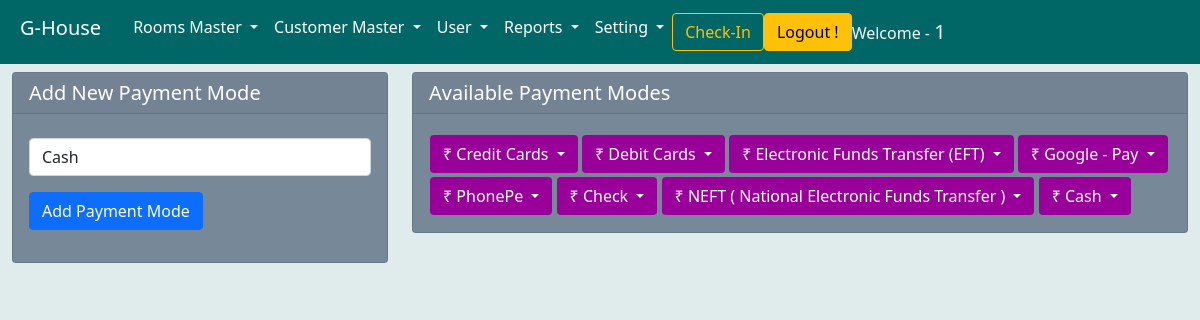
Page /addpaymode/ (signed in) on the committed database.
### ghouse/models.py (models this page shows, shortened)
class paymentmode(models.Model):
    paymethod = models.CharField(max_length=200,default='Cash')
    objects = models.Manager()

### ghouse/views.py (the view)
# urls.py: path('addpaymode/', addpaymode, name='addpaymode'),
def addpaymode(request):
    if request.user.is_authenticated:
        if request.method == 'POST':
            addpay = paymethodform(request.POST)
            paydata = paymentmode.objects.all()
            if addpay.is_valid():
                pmode = addpay.cleaned_data['paymethod']
                dat = paymentmode(paymethod=pmode)
                dat.save()
                messages.info(request, 'Payment Mode Successfully Added')
                context = {'addpay': addpay,
                           "paydata": paydata, "pmode": pmode}
                return render(request, 'onlyroom.html', context)
        else:
            addpay = paymethodform()
            paydata = paymentmode.objects.all()
        context = {'addpay': addpay, "paydata": paydata, }
        return render(request, 'onlypaymode.html', context)
    else:
        messages.info(request, '☹︎ Please Login First')
    return redirect('/login')

### ghouse/form.py (shortened to what this page needs)
class paymethodform(forms.ModelForm):
    class Meta:
        model = paymentmode
        fields = ['paymethod']
        widgets = {
            'paymethod':forms.TextInput(attrs={'class':'form-control'})
        }
        labels = {'paymethod':''}
        error_messages = {
            'rtype':{
                'unique':'Room Category Already Exist',
                },
        }

### ghouse/templates/onlypaymode.html (shortened to what this page needs)
{% extends 'base.html' %}
{% block body %}
<div class="container-fluid">
    <div class="row">
        <div class="col-4">
            <div class="card mt-2 ">
                <div class="card-header h5">
                    Add New Payment Mode
                </div>
                <div class="card-body mt-2">
                    <form action="" method="POST" novalidate>
                        <div class="mb-3">
                            {{addpay.paymethod}}
                        </div>
                        <div class="mb-3 float-right">
                            <input class="btn btn-primary" type="submit" value="Add Payment Mode" type="text">
                        </div>
                    </form>
                </div>
            </div>
        </div>
        <div class="col-8">
            <div class="card mt-2 ">
                <div class="card-header h5">
                    Available Payment Modes
                </div>
                <div class="card-body">
                    <div class="col">
                        <table>
                            <tr>
                                <td>
                                    {% for i in paydata %}
                                        <button style="background-color: #990099;" type="button" class="btn dropdown-toggle mt-1 text-white" data-toggle="dropdown" aria-expanded="false">
                                            ₹ {{i.paymethod}}
                                        </button>
                                    {% endfor %}
                                    </td>
                                </tr>
                        </table>
                    </div>
                </div>
            </div>
        </div>
    </div>
</div>
{% endblock body %}

### ghouse/templates/base.html (shortened to what this page needs)
{% load static %}
<!doctype html>
<html lang="en">
<head>
  <link href="https://cdn.jsdelivr.net/npm/bootstrap@5.0.0-alpha3/dist/css/bootstrap.min.css" rel="stylesheet"
>
  <link rel="stylesheet" href="https://stackpath.bootstrapcdn.com/font-awesome/4.7.0/css/font-awesome.min.css">
  <link rel="stylesheet" href="{% static 'css/tstayle.css' %}">
</head>
<body style="background-color: #e0ebeb;">
  <nav class="navbar navbar-expand-lg " style="background-color:  #006666;">
    <div class="container-fluid">
      <a class="navbar-brand p-2 text-bold h2 text-white" href="{% url 'dashboard' %}">G-House</a>
      <div class="collapse navbar-collapse" id="navbarSupportedContent">
        <ul class="navbar-nav mr-auto mb-2 mb-lg-0 ml-2 ">
          <li class="nav-item dropdown ">
            <a class="nav-link dropdown-toggle h6 text-white " href="#" id="navbarDropdown" role="button"
              data-toggle="dropdown" aria-expanded="false">
              Rooms Master
            </a>
          </li>
          <li class="nav-item dropdown">
            <a class="nav-link dropdown-toggle h6 text-white" href="#" id="navbarDropdown" role="button"
              data-toggle="dropdown" aria-expanded="false">
              Customer Master
            </a>
          </li>
          <li class="nav-item dropdown">
            <a class="nav-link dropdown-toggle h6 text-white" href="#" id="navbarDropdown" role="button"
              data-toggle="dropdown" aria-expanded="false">
              User
            </a>
          </li>
          <li class="nav-item dropdown">
            <a class="nav-link dropdown-toggle h6 text-white" href="#" id="navbarDropdown" role="button"
              data-toggle="dropdown" aria-expanded="false">
              Reports
            </a>
          </li>
          <li class="nav-item dropdown">
            <a class="nav-link dropdown-toggle h6 text-white" href="#" id="navbarDropdown" role="button"
              data-toggle="dropdown" aria-expanded="false">
              Setting
            </a>
          </li>
        </ul>
        <form class="d-flex">
          <a href="{% url 'DisplayAllRooms' %}" class="btn btn-outline-warning mr-2" type="submit">Check-In</a>
        </form>
        <a class="btn btn-warning mr-3" href="{% url 'logout' %}">Logout !</a>
        <span class="text-light"> Welcome - <b class="h5">{{request.user|upper}}</b></span>
      </div>
    </div>
  </nav>
  {% block body %}
  {% endblock body %}
</body>
</html>

### ghouse/templates/base.html (style rules this page uses)
.card { background-color: #778899; color: white; }

### rows in the picture
paymentmode: paymethod "Credit Cards"
paymentmode: paymethod "Debit Cards"
paymentmode: paymethod "Electronic Funds Transfer (EFT)"
paymentmode: paymethod "Google - Pay"
paymentmode: paymethod "PhonePe"
paymentmode: paymethod "Check"
paymentmode: paymethod "NEFT ( National Electronic Funds Transfer )"
paymentmode: paymethod "Cash"

### other values in the picture
{{ request.user|upper }} "1"
